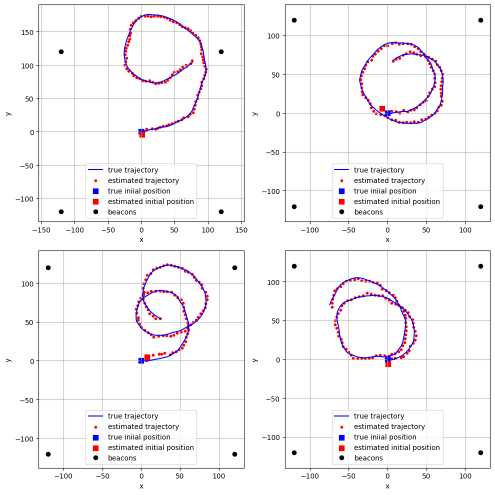
#> input picture testing/estimation/images/gps_ekf_run_success.png, 989 x 989 px (shown at 1/2 size); the run also reads 1 picture not shown here
$ jupyter execute --allow-errors estimation_playground.ipynb
#> lines starting #> are read from the running program, lines starting #| are printed output that depends on the picture
### estimation/filtering/ekf.py
import numpy as np
from dataclasses import dataclass
from collections.abc import Callable

##################################################
#               EKF
##################################################


@dataclass
class EkfParams:
    """ Extended Kalman Filter Parameters for Nx1 state, Mx1 measurements, Ux1 inputs
    - `f`: **state transition model getter**
        f(state: np.ndarray [Nx1], input: np.ndarray [Ux1]) --> next_state_estimation: np.ndarray [Nx1]
    - `F`: **jacobian of state transition model getter**
        F(state: np.ndarray [Nx1], input: np.ndarray [Ux1]) --> jacobian_F: np.ndarray [NxN]
    - `h`: **observation model getter**
        h(state: np.ndarray [Nx1]) --> expected_measurement: np.ndarray [Mx1]
    - `H`: **jacobian of observation model getter**
        H(state: np.ndarray [Nx1]) --> jacobian_H: np.ndarray [MxN]
    - `Q`: **process noise covariance** (np.ndarray) [NxN]
    - `R`: **measurement noise covariance** (np.ndarray) [MxM]
    """
    f: Callable[[np.ndarray, np.ndarray], np.ndarray]
    F: Callable[[np.ndarray, np.ndarray], np.ndarray]
    h: Callable[[np.ndarray], np.ndarray]
    H: Callable[[np.ndarray], np.ndarray]
    Q: np.ndarray
    R: np.ndarray

@dataclass
class State:
    """Extended Kalman Filter State (Nx1 state)
    - `x`: **State vector** (np.ndarray) [Nx1]
    - `P`: **State covariance** (np.ndarray) [NxN]"""
    x: np.ndarray  # Mean vector
    P: np.ndarray  # Covariance matrix


class EKF:
    """https://en.wikipedia.org/wiki/Extended_Kalman_filter

    Important attributes:
    - `state`: np.ndarray (State [Nx1])
    """
    def __init__(self, state0: State, params: EkfParams):
        """
        Args:
            state0 (State): Starting state
            params (EkfParams): Starting EKF Parameters
        """
        self.state = state0
        self.f = params.f
        self.F = params.F
        self.h = params.h
        self.H = params.H
        self.Q = params.Q
        self.R = params.R
        self.I = np.eye(len(params.Q))

    def predict(self, u: np.ndarray) -> None:
        """Predicts state. Modifies member state and also returns it

        Args:
            u (np.ndarray): Input vector [Ux1]

        Returns:
            State: predicted next state k+1
        """
        # I like getting variables out at the beginning
        x,P = self.state.x, self.state.P
        Q = self.Q

        x_next = self.f(x, u)

        F = self.F(x, u)
        P_next = F @ P @ F.T + Q

        self.state = State(x_next, P_next)

    def update(self, z: np.ndarray) -> None:
        """Updates state. Modifies member state and also returns it

        Args:
            z (np.ndarray): Observation vector [Mx1]
            params (dict): (Optional) Dict with extra parameters for f() and F()
                (like params["dt"])

        Returns:
            State: final updated next state k+1
        """
        # I like getting variables out at the beginning
        x_est, P_est= self.state.x, self.state.P
        R, I = self.R, self.I

        H = self.H(x_est)

        y_err = z - self.h(x_est) # Measurement residual
        S = H @ P_est @ H.T + R # Innovation covariance
        K = P_est @ H.T @ np.linalg.pinv(S) # "near optimal" Kalman gain
        x_next = x_est + K @ y_err # Update state
        P_next = (I - K@H) @ P_est @ (I - K@H).T + K@R@K.T # Update covariance

        # P_next = (I - K@H) @ P_est

        self.state = State(x_next, P_next)


### testing/estimation/estimation_playground.ipynb
# Implementing the fun filters from AA228 on my own!
1. Extended Kalman Filter
2. Unscented Kalman Filter

With scenarios to generate data for the filters


[cell 1]
import matplotlib.pyplot as plt
import numpy as np
import sys
from pprint import pprint
sys.path.append("../..")
from estimation.filtering.ekf import State, EkfParams, EKF
from PIL import Image
from dataclasses import dataclass
# from importlib import reload  # Python 3.4+

[cell 2]
# State
example_state = State(1,np.diag([1,1,1]))
print(example_state)

# Scenarios

## AA272 (GPS Class) HW4
(as per the HW notebook)

### Ekf Setup

State
$$
\mu_t := \begin{bmatrix} x_{t} & y_{t} & \theta_t \end{bmatrix}^\top,
$$

Input
$$
u_t := \begin{bmatrix} v_t & \alpha_t \end{bmatrix}^\top
$$

State transition
$$
\begin{aligned}
\mu_t &= f(\mu_{t-1}, u_{t}) + w_t, \\
&= \underbrace{\mu_{t-1} + \Delta t \begin{bmatrix} v_{t} \cos(\theta_{t-1}) \\ v_{t} \sin(\theta_{t-1}) \\ \alpha_{t} \end{bmatrix}}_{f(\mu_{t-1}, u_{t})} + w_t,
\end{aligned}
$$

[cell 3]
def state_transition_model(state: np.ndarray, u: np.ndarray, dt: float):
    """
    Nominal state transition model

    Inputs:
        state: current state (3,) [x, y, theta]
        u_cur: current control input (2,) [v, alpha]
    Outputs:
        mu_next: next state (3,) [x, y, theta]
    """
    _,_,theta = state
    v,alpha = u

    return state + dt * np.array(
        [v*np.cos(theta), v*np.sin(theta), alpha]
    )

Measurements

$$
h^{(i)}(\mu_t) = \sqrt{(x^{(i)} - x_t)^2 + (y^{(i)} - y_t)^2},
$$

[cell 4]
def measurement_model(state):
    """
    Measurement model
        Inputs:
            state: current state mean (3,) [x, y, theta]
        Outputs:
            z: measurement vector (4,) [d_1, d_2, d_3, d_4]
    """
    # Absolute beacon positions
    posb = 120
    xy_beacon = np.array([[-posb, posb], [posb, posb], [posb, -posb], [-posb, -posb]])

    z = np.zeros(4)
    x,y,_ = state

    for i, b in enumerate(xy_beacon):
        xb,yb = b
        z[i] = np.sqrt( (x - xb)**2 + (y - yb)**2 )

    return z

State transition and Measurement covariances
$$
\begin{aligned}
F(\mu_t, u_t) &= \begin{bmatrix} 1 & 0 & -\Delta t\ v_t sin(\theta_{t-1}) \\
    0 & 1 & \Delta t\ v_t cos(\theta_{t-1}) \\
    0 & 0 & 1 \end{bmatrix}
\end{aligned}
$$

$$
\begin{aligned}
H_t &= \begin{bmatrix}
\frac{2(x^1 - x_t)(-1)}{2 \sqrt{(x^1 - x_t)^2 + (y^1 - y_t)^2}} &
\frac{2(y^1 - y_t)(-1)}{2 \sqrt{(x^1 - x_t)^2 + (y^1 - y_t)^2}} &
0 \\
& \vdots & \\
\frac{2(x^4 - x_t)(-1)}{2 \sqrt{(x^4 - x_t)^2 + (y^4 - y_t)^2}} &
\frac{2(y^4 - y_t)(-1)}{2 \sqrt{(x^4 - x_t)^2 + (y^4 - y_t)^2}} &
0 \\
\end{bmatrix} \\ \\
&= \begin{bmatrix}
\frac{-(x^1 - x_t)}{\sqrt{(x^1 - x_t)^2 + (y^1 - y_t)^2}} &
\frac{-(y^1 - y_t)}{\sqrt{(x^1 - x_t)^2 + (y^1 - y_t)^2}} &
0 \\
& \vdots & \\
\frac{-(x^4 - x_t)}{\sqrt{(x^4 - x_t)^2 + (y^4 - y_t)^2}} &
\frac{-(y^4 - y_t)}{\sqrt{(x^4 - x_t)^2 + (y^4 - y_t)^2}} &
0 \\
\end{bmatrix} \\
\end{aligned}
$$

[cell 5]
def get_F(state: np.ndarray, u: np.ndarray, dt: float):
    """Compute the Jacobian of the state transition model

    Args:
        state (np.ndarray): current state mean (3,) [x, y, theta]
        u (np.ndarray): current control input (2,) [v, alpha]

    Returns:
        F (np.ndarray): Jacobian matrix (3x3)
    """
    _,_,theta = state
    v,_ = u
    F = np.array([
      [1, 0, -dt * v * np.sin(theta)],
      [0, 1, dt * v * np.cos(theta)],
      [0, 0, 1]
    ])

    return F

def get_H(state: np.ndarray):
    """Compute the Jacobian of the measurement model

    Args:
        state (np.ndarray): current state mean (3,) [x, y, theta]

    Returns:
        H (np.ndarray): Jacobian matrix (4x3)
    """

    x,y,_  = state
    H = np.zeros((4,3))


    # distances from beacons
    xy_beacon = np.array([[-120, 120], [120, 120], [120, -120], [-120, -120]])

    # Did this the long way at first
    d1 = np.sqrt((x - xy_beacon[0][0])**2 + (y - xy_beacon[0][1])**2)
    d2 = np.sqrt((x - xy_beacon[1][0])**2 + (y - xy_beacon[1][1])**2)
    d3 = np.sqrt((x - xy_beacon[2][0])**2 + (y - xy_beacon[2][1])**2)
    d4 = np.sqrt((x - xy_beacon[3][0])**2 + (y - xy_beacon[3][1])**2)


    H = np.array([
        [(x - xy_beacon[0][0]) / d1, (y - xy_beacon[0][1]) / d1, 0],
        [(x - xy_beacon[1][0]) / d2, (y - xy_beacon[1][1]) / d2, 0],
        [(x - xy_beacon[2][0]) / d3, (y - xy_beacon[2][1]) / d3, 0],
        [(x - xy_beacon[3][0]) / d4, (y - xy_beacon[3][1]) / d4, 0],
    ])

    x_dist = x - xy_beacon[:,0]
    y_dist = y - xy_beacon[:,1]
    distances = np.sqrt(
        x_dist**2 + y_dist**2
    )

    H = np.vstack(
        ((x_dist / distances), (y_dist / distances), np.zeros(4))
    ).T

    return H

[cell 6]
# Testing state covariances
dt = 1
# *** DO NOT MODIFY THE CODE BELOW ***
# For test (do not modify)
X_test1 = np.array([10, 30, np.pi/4])
u_test1 = np.array([5, 0.1])
F_test1 = get_F(X_test1, u_test1, dt)

X_test2 = np.array([20, -10, np.pi/6])
u_test2 = np.array([3, -0.2])
F_test2 = get_F(X_test2, u_test2, dt)

# for autograder
sol_35 = np.hstack([F_test1.flatten(), F_test2.flatten()])
print("State Transition Covariance Test\n   Result:", *np.round(sol_35, 2))
print("Should be: 1.0 0.0 -3.54 0.0 1.0 3.54 0.0 0.0 1.0 1.0 0.0 -1.5 0.0 1.0 2.6 0.0 0.0 1.0\n")

X_test1 = np.array([10, 30, np.pi/4])
H_test1 = get_H(X_test1)
X_test2 = np.array([20, -10, np.pi/6])
H_test2 = get_H(X_test2)
# for autograder
sol_36 = np.hstack([H_test1.flatten(), H_test2.flatten()])

print("Measurement Covariance Test\n   Result:", *np.round(sol_36, 2))
print("Should be: 0.82 -0.57 0.0 -0.77 -0.63 0.0 -0.59 0.81 0.0 0.65 0.76 0.0 0.73 -0.68 0.0 -0.61 -0.79 0.0 -0.67 0.74 0.0 0.79 0.62 0.0")

### Data generation

[cell 7]
# Initializing envrironment

def setup_gps_environment(
    delta_t: float = 1,  # time step
    Q = np.diag(np.array([0.1, 0.1, 0.01])),  # process noise covariance
    R = 10 * np.eye(4),  # measurement noise covariance
    seed = 0,  # random seed for reproducibility (do not change!!!)
    lent = 100,  # length of trajectory
    n_mc = 4,  # number of Monte Carlo simulations
    x0 = np.array([0, 0, 0])  # initial state [v_0, alpha, theta]
):
    # control input
    st = 5   # speed
    alpha = 0.1  # angular rate
    u_cur = np.array([st, alpha]) # current control input (2x1) [v_t, alpha]

    # set random seed
    np.random.seed(seed)

    env = {
        'delta_t': delta_t,
        'Q': Q,
        'R': R,
        'lent': lent,
        'n_mc': n_mc,
        'x0': x0,
        'u_cur': u_cur,
        'seed': seed
    }

    return env

env = setup_gps_environment()

[cell 8]
def generate_trajectory_gps(x0: np.ndarray, dt: float, u_cur: np.ndarray,
                            Q: np.ndarray, R: np.ndarray, lent: int, seed: int):
    """Simulate true (noisy) trajectory and measurements

    Args:
        x0 (np.ndarray): initial state (3,)
        dt (float): delta time
        u_cur (np.ndarray): current control input (2,)
        Q (np.ndarray): process noise covariance (3x3)
        R (np.ndarray): measurement noise covariance (4x4)
        lent (int): length of trajectory
        seed (int): seed

    Returns:
        (mu_true, Z_true): true trajectory (3 x lent) and measurements (4 x lent)

    """
    X_true = np.zeros((3, lent))
    z_true = np.zeros((4, lent))

    np.random.seed(seed)

    X_true[:, 0] = x0
    z_true[:, 0] = measurement_model(x0) + np.random.multivariate_normal(np.zeros(4), R)

    for t in range(1, lent):
        X_cur = X_true[:, t - 1]

        X_next = state_transition_model(X_cur, u_cur, dt) + np.random.multivariate_normal(np.zeros(3), Q)
        z_next = measurement_model(X_next) + np.random.multivariate_normal(np.zeros(4), R)

        X_true[:, t] = X_next
        z_true[:, t] = z_next

        # ****************************************************************
        # ****************************************************************

    return X_true, z_true

# X_true, z = generate_trajectory_gps(env["x0"], env["delta_t"], env["u_cur"], env["Q"], env["R"], env["lent"], env["seed"])

### EKF Testing Setup

[cell 9]
# plot the estimated trajectory with truth
def plot_ekf_traj(X_true, X_hat, ax: plt.Axes):
    """
    Plot the EKF estimated trajectory with true trajectory
    Inputs:
        X_true: true trajectory (3 x lent)
        X_hat: estimated trajectory (3 x lent)
        z_true: measurements (4 x lent)
        ax: matplotlib axis
    Outputs:
        None
    """
    xy_beacon = np.array([[-120, 120], [120, 120], [120, -120], [-120, -120]])

    ax.plot(X_true[0, :], X_true[1, :], 'b-', label='true trajectory')
    ax.scatter(X_hat[0, :], X_hat[1, :], 10, color='red', label='estimated trajectory')
    ax.scatter(X_true[0, 0], X_true[1, 0], 50, marker='s', color='blue', label='true iniial position')
    ax.scatter(X_hat[0, 0], X_hat[1, 0], 50, marker='s', color='red', label='estimated initial position')
    # plot beacons
    for i in range(4):
        if i == 0:
            ax.plot(xy_beacon[i, 0], xy_beacon[i, 1], 'ko', label='beacons')
        else:
            ax.plot(xy_beacon[i, 0], xy_beacon[i, 1], 'ko')

    ax.set_xlabel('x')
    ax.set_ylabel('y')
    ax.axis('equal')
    ax.grid(True)
    ax.legend(loc='lower center')

[cell 10]
def run_ekf(ekf: EKF, u_cur: np.ndarray, X_true: np.ndarray, z_true: np.ndarray):
    """
    Run EKF over the entire trajectory

    Inputs:
        Q_ekf: process noise covariance (3x3)
        R_ekf: measurement noise covariance (4x4)
        u_cur: current control input (2,)
        X_true: true trajectory (3 x lent)
        z_true: measurements (4 x lent)
        P0: initial covariance (3x3)
    Outputs:
        mu_hat: estimated trajectory (3 x lent)
        P_hat: estimated covariance (3 x 3 x lent)
    """

    lent = X_true.shape[1]
    X_est = np.zeros((3, lent))
    P_est = np.zeros((3, 3, lent))
    P0 = ekf.state.P

    # initial estiamte
    X_est[:, 0] = X_true[:, 0] + np.random.multivariate_normal(np.zeros(3), ekf.state.P)
    P_est[:, :, 0] = P0

    for i in range(lent-1):

        ekf.predict(u_cur) # dt is used
        ekf.update(z_true[:, i+1])

        X_est[:, i+1] = ekf.state.x
        P_est[:, :, i+1] = ekf.state.P

    return X_est, P_est


def run_full_sim(env: dict, ekf: EKF, plot=True):
    """
    Run the EKF simulation and plot results
    Inputs:
        plot: whether to plot the results
    Outputs:
        mu_hat: estimated trajectory (3 x lent)
        P_hat: estimated covariance (3 x 3 x lent)
    """
#> called with plot = True

    u_cur = env['u_cur']
    Q = env['Q']
    R = env['R']
    lent = env['lent']
    x0 = env["x0"]
    P0 = np.diag(np.array([25, 25, 1]))

    # simulate true trajectory and measurements
    n_mc = 4  # number of Monte Carlo simulations

    if plot:
        _, axs = plt.subplots(2, 2, figsize=(10, 10))

    for mci in range(n_mc):

        # Reset ekf
        ekf.state = State(x0, P0)

        # Run ekf
        X_true, z_true = generate_trajectory_gps(x0, env["delta_t"], u_cur, Q, R, lent, env["seed"] + 2*mci)
        X_hat, P_hat = run_ekf(ekf, u_cur, X_true, z_true)

        if plot:
            plot_ekf_traj(X_true, X_hat, axs[mci // 2, mci % 2])

    if plot:
        plt.tight_layout()
        plt.show()
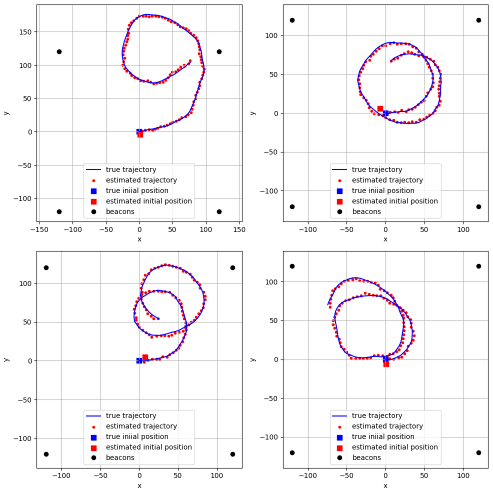
#> figure drawn by matplotlib, 4 panels

    return X_hat, P_hat

### EKF Running

[cell 11]
# simulate true trajectory and measurements
n_mc = 4  # number of Monte Carlo simulations
dt = env["delta_t"] # 1 seconds

# Noise
Q_ekf = np.diag(np.array([0.1, 0.1, 0.01]))
R_ekf = np.diag(np.array([10, 10, 10, 10]))

def f(x,u):
    return state_transition_model(x,u,dt)

def F(x,u):
    return get_F(x,u,dt)

ekf_params = EkfParams(
    f = f,
    F = F,
    h = measurement_model,
    H = get_H,
    Q = Q_ekf,
    R = R_ekf
)

P0 = np.diag(np.array([25, 25, 1]))
state0 = State(env['x0'], P0)

# EKF!
ekf = EKF(state0, ekf_params)

[cell 12]
mu_hat, P_hat = run_full_sim(env, ekf, plot=True)

print("Should look like this (from the correct answers from the HW notebook):")
img = Image.open("images/gps_ekf_run_success.png")
#> img is the input picture: PIL image 989x989 RGBA; mean R, G, B, A 246.5, 244.3, 246.2, 255
img.resize((600,600))
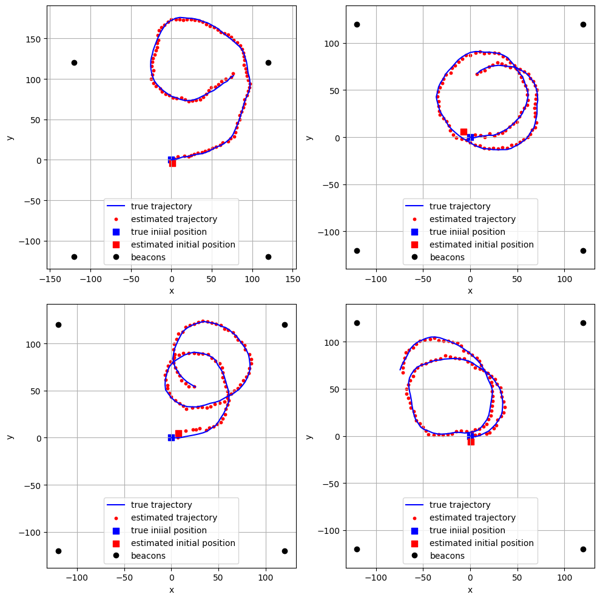
#> Out: PIL image 600x600 RGBA; mean R, G, B, A 246.1, 244, 245.9, 255
#> (the rest of the program and of its run is left out)
